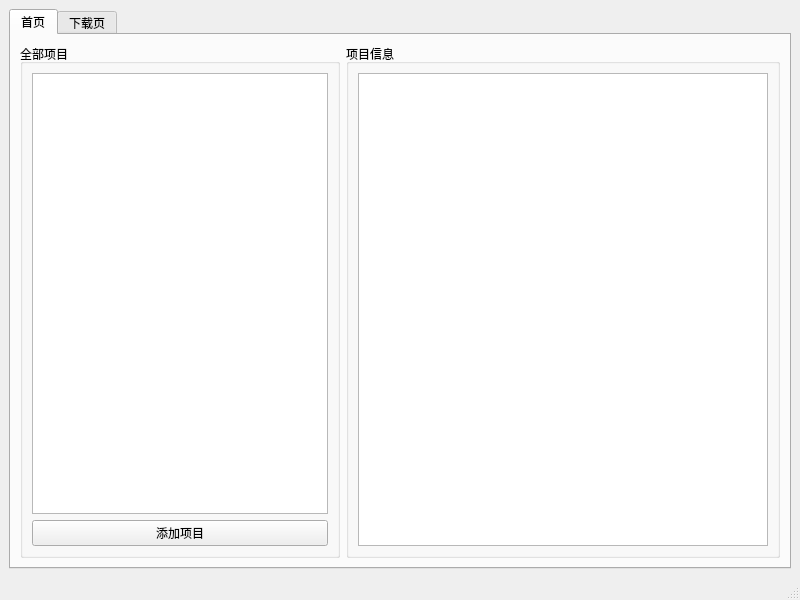
<?xml version="1.0" encoding="UTF-8"?>
<ui version="4.0">
 <class>MainWindow</class>
 <widget class="QMainWindow" name="MainWindow">
  <property name="geometry">
   <rect>
    <x>0</x>
    <y>0</y>
    <width>800</width>
    <height>600</height>
   </rect>
  </property>
  <property name="windowTitle">
   <string>MainWindow</string>
  </property>
  <widget class="QWidget" name="centralwidget">
   <layout class="QVBoxLayout" name="verticalLayout">
    <item>
     <widget class="QTabWidget" name="tabWidget">
      <property name="currentIndex">
       <number>0</number>
      </property>
      <widget class="QWidget" name="tab">
       <attribute name="title">
        <string>首页</string>
       </attribute>
       <layout class="QHBoxLayout" name="horizontalLayout">
        <item>
         <widget class="QGroupBox" name="groupBox_3">
          <property name="minimumSize">
           <size>
            <width>320</width>
            <height>0</height>
           </size>
          </property>
          <property name="maximumSize">
           <size>
            <width>320</width>
            <height>16777215</height>
           </size>
          </property>
          <property name="title">
           <string>全部项目</string>
          </property>
          <layout class="QVBoxLayout" name="verticalLayout_2">
           <item>
            <widget class="QListWidget" name="listWidget"/>
           </item>
           <item>
            <widget class="QPushButton" name="pushButton">
             <property name="text">
              <string>添加项目</string>
             </property>
            </widget>
           </item>
          </layout>
         </widget>
        </item>
        <item>
         <widget class="QGroupBox" name="groupBox_4">
          <property name="title">
           <string>项目信息</string>
          </property>
          <layout class="QVBoxLayout" name="verticalLayout_6">
           <item>
            <widget class="QListWidget" name="listWidget_2"/>
           </item>
          </layout>
         </widget>
        </item>
       </layout>
      </widget>
      <widget class="QWidget" name="tab_2">
       <attribute name="title">
        <string>下载页</string>
       </attribute>
       <layout class="QVBoxLayout" name="verticalLayout_3">
        <item>
         <widget class="QGroupBox" name="groupBox">
          <property name="title">
           <string>正在下载</string>
          </property>
          <layout class="QVBoxLayout" name="verticalLayout_5">
           <item>
            <widget class="QListWidget" name="listWidget_3"/>
           </item>
          </layout>
         </widget>
        </item>
       </layout>
      </widget>
     </widget>
    </item>
   </layout>
  </widget>
  <widget class="QMenuBar" name="menubar">
   <property name="geometry">
    <rect>
     <x>0</x>
     <y>0</y>
     <width>800</width>
     <height>22</height>
    </rect>
   </property>
  </widget>
  <widget class="QStatusBar" name="statusbar"/>
 </widget>
 <resources/>
 <connections/>
</ui>
